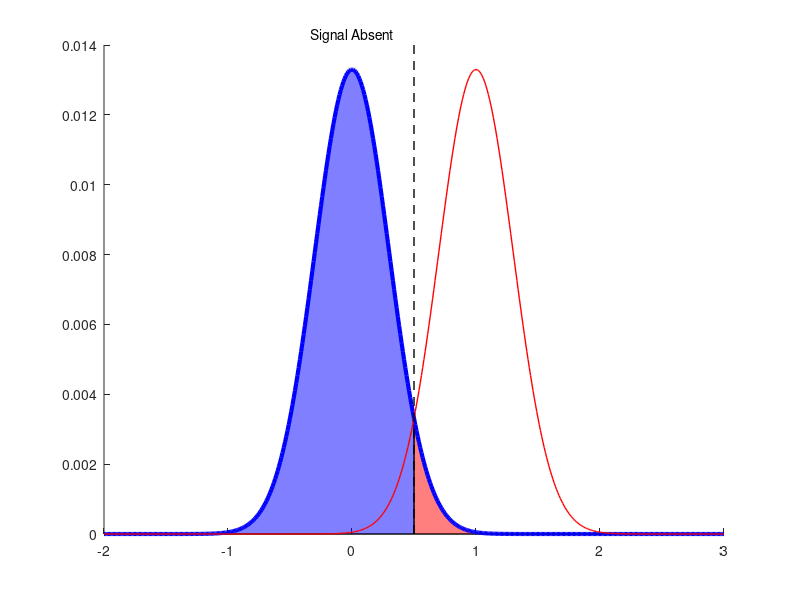

This figure's MATLAB source: (Note: this script raises an error after producing the figure.)
addpath(genpath('~/chris-lab/code_general/'))



%% generate some figures for signal detection theory lecture

% distributions
m1 = 0;
m2 = 1;
s1 = .3;
s2 = s1;
x = [-2:.01:3];
pd1 = normpdf(x,m1,s1); npd1 = pd1 / sum(pd1);
pd2 = normpdf(x,m2,s2); npd2 = pd2 / sum(pd2);

% plot distributions
clf; hold on
plot(x,npd1,'b','LineWidth',1)
plot(x,npd2,'r','LineWidth',1)
text(m1,max(npd1)+.001,'Noise','HorizontalAlignment','center')
text(m2,max(npd2)+.001,'Signal','HorizontalAlignment','center')

% plot a criterion
criterion = .5;
clf; hold on
plot(x,npd1,'b','LineWidth',1)
plot(x,npd2,'r','LineWidth',1)
plot([criterion criterion],ylim,'k--','LineWidth',1)
text(criterion+.1,max(ylim)*.95,'criterion')

% plot a criterion, with decision logic
criterion = .5;
clf; hold on
plot(x,npd1,'b','LineWidth',1)
plot(x,npd2,'r','LineWidth',1)
plot([criterion criterion],ylim,'k--','LineWidth',1)
text(criterion+.1,max(ylim)*.95,'\rightarrow SAY "SIGNAL"',...
     'horizontalalignment','left')
text(criterion-.1,max(ylim)*.95,'SAY "NOISE" \leftarrow ',...
     'horizontalalignment','right')

% hits vs miss
criterion = .5;
clf; hold on
xx = [criterion max(x) fliplr(x(x>criterion)) criterion criterion];
yy = [0 0 fliplr(normpdf(x(x>criterion),m2,s2)./ sum(pd1))  ...
      normpdf(criterion,m2,s2)./sum(pd1) 0];
patch(xx,yy,1,'FaceColor','r','FaceAlpha',.5)
xx = [criterion min(x) x(x<criterion) criterion criterion];
yy = [0 0 normpdf(x(x<criterion),m2,s2)./ sum(pd1)  ...
      normpdf(criterion,m2,s2)./sum(pd1) 0];
patch(xx,yy,1,'FaceColor','b','FaceAlpha',.5)
plot(x,npd1,'b','LineWidth',1)
plot(x,npd2,'r','LineWidth',3)
plot([criterion criterion],ylim,'k--','LineWidth',1)
text(m2,max(npd2)+.001,'Signal Present','HorizontalAlignment', ...
     'center')


% correct reject vs false alarm
criterion = .5;
clf; hold on
xx = [criterion max(x) fliplr(x(x>criterion)) criterion criterion];
yy = [0 0 fliplr(normpdf(x(x>criterion),m1,s1)./ sum(pd1))  ...
      normpdf(criterion,m1,s1)./sum(pd1) 0];
patch(xx,yy,1,'FaceColor','r','FaceAlpha',.5)
xx = [criterion min(x) x(x<criterion) criterion criterion];
yy = [0 0 normpdf(x(x<criterion),m1,s1)./ sum(pd1)  ...
      normpdf(criterion,m1,s1)./sum(pd1) 0];
patch(xx,yy,1,'FaceColor','b','FaceAlpha',.5)
plot(x,npd1,'b','LineWidth',3)
plot(x,npd2,'r','LineWidth',1)
plot([criterion criterion],ylim,'k--','LineWidth',1)
text(m1,max(npd1)+.001,'Signal Absent','HorizontalAlignment', ...
     'center')

% test analytic AUC function
[aucAnalytic] = analyticROC(m2,m1,s1,linspace(-2,3,1000))

[~,~,aucSample] = computeROC(normrnd(m1,s1,10000,1),normrnd(m2,s2,10000,1),linspace(-2,3,1000))




